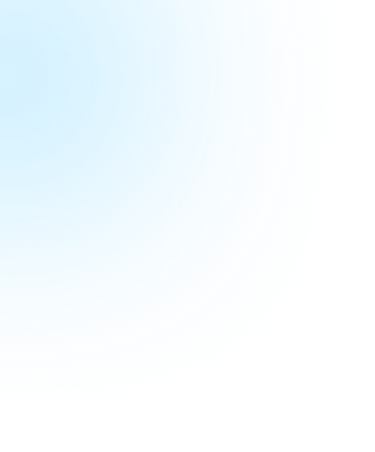
#> input picture .openclaw-attachments/20260912-233130-0f388028-554-Ellipse 142.png, 375 x 452 px, found by its file name; its folder holds 6 pictures in this run
$ python analyze_ellipses.py
#> lines starting #> are read from the running program, lines starting #| are printed output that depends on the picture
import os
from PIL import Image

ATT = r'E:\flutter route\Andriod Studio\doctor_hunt\.openclaw-attachments'

def analyze(name):
    p = os.path.join(ATT, name)
    im = Image.open(p).convert('RGBA')
#> im is the input picture: PIL image 375x452 RGBA; mean R, G, B, A 78.3, 162.6, 200.5, 15.3
    w, h = im.size
#> w = 375; h = 452
    a = im.getchannel('A')
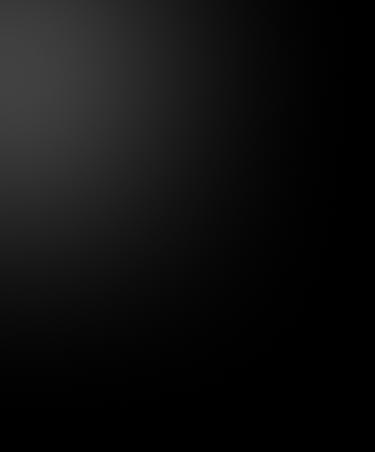
#> a: PIL image 375x452 L; min 0, max 66, mean 15.3
    print('====', name, im.size)
#| ==== 20260912-233130-0f388028-554-Ellipse 142.png (375, 452)
    # alpha stats
    opaque = 0
    transparent = 0
    max_alpha = 0
    max_xy = (0,0)
    for y in range(0, h, 2):
        for x in range(0, w, 2):
            v = a.getpixel((x, y))
            if v > 200: opaque += 1
            if v < 20: transparent += 1
            if v > max_alpha:
                max_alpha = v; max_xy = (x, y)
#> after the loop, max_alpha = 66; max_xy = (4, 62); opaque = 0; transparent = 29744
    total = ((w+1)//2) * ((h+1)//2)
#> total = 42488
    print(f'opaque {opaque} ({100*opaque/total:.0f}%), transparent {transparent} ({100*transparent/total:.0f}%), max_alpha {max_alpha}')
#| opaque 0 (0%), transparent 29744 (70%), max_alpha 66
    # corners
    print('corners', im.getpixel((0,0)), im.getpixel((w-1,0)), im.getpixel((0,h-1)), im.getpixel((w-1,h-1)))
#| corners (96, 205, 255, 56) (0, 0, 0, 0) (0, 0, 0, 0) (0, 0, 0, 0)
    # center
    print('center', im.getpixel((w//2, h//2)))
#| center (91, 200, 255, 14)
    # max alpha pixel color
    print('max alpha pixel', max_xy, im.getpixel(max_xy))
#| max alpha pixel (4, 62) (97, 205, 255, 66)

analyze('20260912-233130-0f388028-554-Ellipse 142.png')
analyze('20260912-233131-2abf4e3e-83e-Ellipse 143.png')
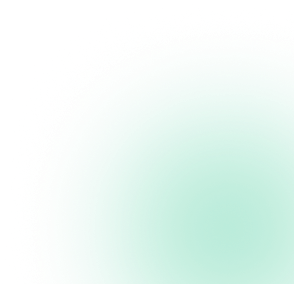
#> input picture .openclaw-attachments/20260912-233131-2abf4e3e-83e-Ellipse 143.png, 294 x 284 px, found by its file name
#> in analyze, im is the input picture: PIL image 294x284 RGBA; mean R, G, B, A 23.5, 152.3, 101.6, 20.4
#> in analyze (call 2), `a = im.getchannel('A')`:
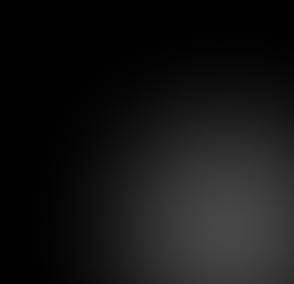
#> a: PIL image 294x284 L; min 0, max 71, mean 20.4
#| ==== 20260912-233131-2abf4e3e-83e-Ellipse 143.png (294, 284)
#> after the loop in analyze (call 2), `for y in range(0, h, 2):`: max_alpha = 71; max_xy = (226, 218); opaque = 0; transparent = 12909
#| opaque 0 (0%), transparent 12909 (62%), max_alpha 71
#| corners (0, 0, 0, 0) (0, 0, 0, 0) (0, 0, 0, 0) (17, 191, 127, 44)
#| center (10, 186, 118, 26)
#| max alpha pixel (226, 218) (14, 190, 126, 71)
